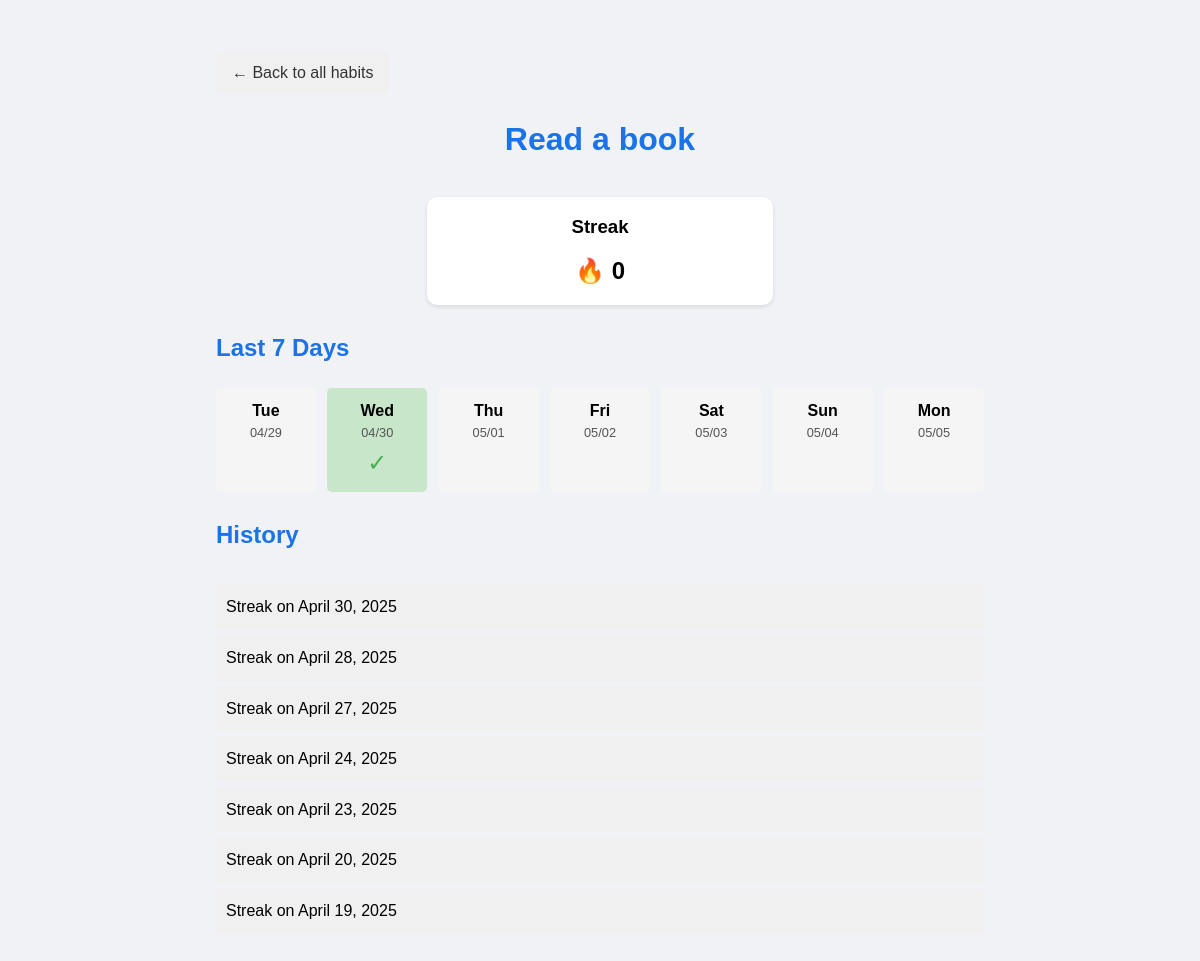
The page /habit/3 on the database its author committed.
### app.py (models this page shows, shortened)
class Habit(db.Model):
    __tablename__ = 'habit'
    id = db.Column(db.Integer, primary_key=True)
    name = db.Column(db.String(100), nullable=False)
    created_at = db.Column(db.DateTime, default=datetime.utcnow)
    last_check_in = db.Column(db.Date)
    logs = db.relationship('HabitLog', backref='habit',
                           lazy='select', cascade='all, delete-orphan')
    def calculate_streak(self):
        logs = HabitLog.query.filter_by(
            habit_id=self.id).order_by(HabitLog.date.desc()).all()
        if not logs:
            return 0
        streak = 1
        today = date.today()
        if logs[0].date != today and logs[0].date != today - timedelta(days=1):
            return 1 if logs[0].date == today else 0

class HabitLog(db.Model):
    __tablename__ = 'habit_log'
    id = db.Column(db.Integer, primary_key=True)
    habit_id = db.Column(db.Integer, db.ForeignKey(
        'habit.id', ondelete='CASCADE'), nullable=False)
    date = db.Column(db.Date, nullable=False)
    created_at = db.Column(db.DateTime, default=datetime.utcnow)

### app.py (the view)
@app.route('/habit/<int:habit_id>')
def habit_detail(habit_id):
    habit = Habit.query.get_or_404(habit_id)
    logs = HabitLog.query.filter_by(
        habit_id=habit.id).order_by(HabitLog.date.desc()).all()
    today = date.today()
    last_7_days = []
    for i in range(6, -1, -1):
        day = today - timedelta(days=i)
        completed = any(log.date == day for log in logs)
        last_7_days.append({'date': day, 'completed': completed})
    return render_template('habit_detail.html', habit=habit, logs=logs, last_7_days=last_7_days)

### templates/habit_detail.html (shortened to what this page needs)
<!DOCTYPE html>
<html lang="en">
<head>
    <link rel="stylesheet" href="{{ url_for('static', filename='css/style.css') }}">
</head>
<body>
    <div class="container">
        <a href="{{ url_for('index') }}" class="back-link">← Back to all habits</a>
        <h1>{{ habit.name }}</h1>
        <div class="habit-stats">
            <div class="stat-item">
                <h3>Streak</h3>
                <p class="stat-value">🔥 {{ habit.calculate_streak() }}</p>
            </div>
        </div>
        <h2>Last 7 Days</h2>
        <div class="calendar">
            {% for day in last_7_days %}
            <div class="day-box {% if day.completed %}completed{% endif %}">
                <span class="day-name">{{ day.date.strftime('%a') }}</span>
                <span class="day-date">{{ day.date.strftime('%m/%d') }}</span>
            </div>
            {% endfor %}
        </div>
        <h2>History</h2>
        <div class="history-list">
            {% if logs %}
            {% for log in logs %}
            <div class="history-item">
                Streak on {{ log.date.strftime('%B %d, %Y') }}
            </div>
            {% endfor %}
            {% else %}
            <p>No completions recorded yet.</p>
            {% endif %}
        </div>
    </div>
</body>
</html>

### static/css/style.css (style rules this page uses)
* { margin: 0; padding: 0; box-sizing: border-box; }
body { font-family: Arial, sans-serif; line-height: 1.6; background-color: #f0f2f5; }
.container { max-width: 800px; margin: 2rem auto; padding: 0 1rem; }
h1 { text-align: center; color: #1a73e8; margin-bottom: 2rem; }
h2 { color: #1a73e8; margin: 1.5rem 0 1rem; }
.habit-stats { display: flex; justify-content: space-around; margin: 20px 0; text-align: center; }
.stat-item { background-color: white; padding: 15px; border-radius: 10px; box-shadow: 0 2px 4px rgba(0,0,0,0.1); width: 45%; }
.stat-value { font-size: 1.5rem; font-weight: bold; margin-top: 10px; }

### templates/habit_detail.html (style rules this page uses)
.calendar { display: flex; justify-content: space-between; margin: 20px 0; }
.day-box { display: flex; flex-direction: column; align-items: center; width: 13%; padding: 10px; border-radius: 5px; background-color: #f5f5f5; }
.day-date { font-size: 0.8em; color: #555; }
.day-name { font-weight: bold; }
.completed { background-color: #c8e6c9; }
.completed::after { content: '✓'; color: #4caf50; font-size: 1.5em; }
.history-list { margin-top: 30px; }
.history-item { padding: 10px; margin: 5px 0; background-color: #f0f0f0; border-radius: 5px; }
.back-link { display: inline-block; margin: 20px 0; padding: 8px 16px; background-color: #f0f0f0; color: #333; text-decoration: none; border-radius: 4px; }

### rows shown on the page
Habit: name "Read a book"
HabitLog: calculate_streak "0", date "April 30, 2025"
HabitLog: date "April 28, 2025"
HabitLog: date "April 27, 2025"
HabitLog: date "April 24, 2025"
HabitLog: date "April 23, 2025"
HabitLog: date "April 20, 2025"
HabitLog: date "April 19, 2025"

### other values the page prints
{{ day.date.strftime('%a') }} "Tue" "Wed" "Thu" "Fri" "Sat" "Sun" "Mon"
{{ day.date.strftime('%m/%d') }} "04/29" "04/30" "05/01" "05/02" "05/03" "05/04" "05/05"
